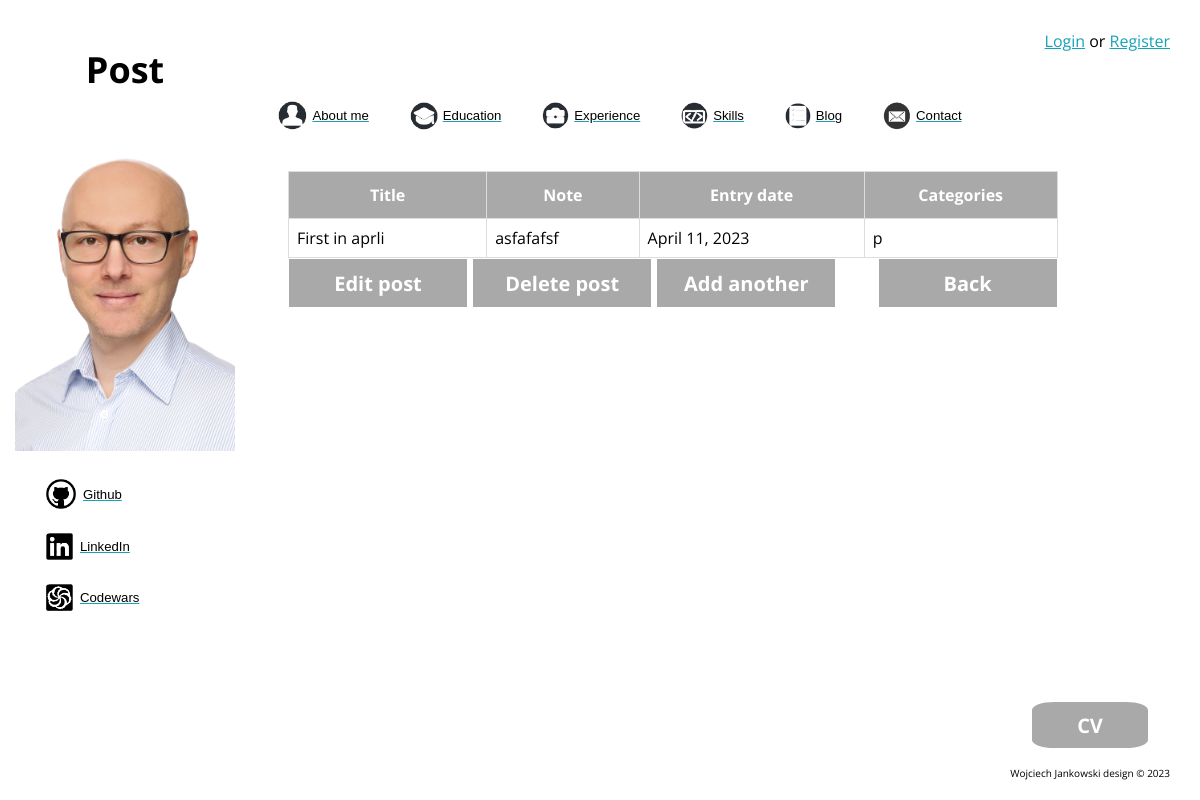
Screenshot of /blog/post/11/ with the database file from the repository.
### blog/models.py (models this page shows)
class Blog(models.Model):
    title = models.CharField(max_length=200)
    note = models.TextField()
    entry_date = models.DateField(auto_now=False)
    category = models.CharField(max_length=1, choices=(("p", "programming"), ("i", "interests"), ("l", "life")))
    author = models.CharField(max_length=30)
    class Meta:
        verbose_name = "Blog"
        verbose_name_plural = "Blog"

### blog/views.py (the view)
# urls.py: path("post/<int:id>/", views.post_detail, name="post_detail"),
def post_detail(request, id):
    post = get_object_or_404(Blog, id=id)
    ctx = {'post': post,
           'site_name': "Post"}
    return render(request=request, template_name='blog/post_details.html', context=ctx)

### blog/templates/blog/post_details.html
{% extends "aboutme/base.html" %}
{% load static %}
{% block main_content %}
<div class="container">
    <table id="data">
        <thead>
            <tr>
                <th>Title</th>
                <th>Note</th>
                <th>Entry date</th>
                <th>Categories</th>
            </tr>
        </thead>
        <tbody>
            <tr>
                <td>{{ post.title }}</td>
                <td>{{ post.note }}</td>
                <td>{{ post.entry_date }} </a> </td>
                <td>{{ post.category }}</td>
            </tr>
        </tbody>
    </table>
    <a href="{% url 'post_edit' post.id %}">
        <button class="next" style="display:inline-block;">Edit post</button></a>
    <a href="{% url 'post_delete' post.id %}">
        <button class="next" style="display:inline-block;">Delete post</button></a>
    <a href="{% url 'post_create' %}">
        <button class="next" style="display:inline-block;">Add another</button></a>
    <a href="{% url 'calendar_current' %}">
        <button class="next" style="float:right;">Back</button></a>
</div>
<a href="{% static 'aboutme/files/cv.pdf' %}"><button class="button">CV</button></a>
{% endblock %}

### aboutme/static/aboutme/css/style.css (style rules this page uses)
html { font-family: 'Open Sans', sans-serif; }
body { background-size: 100% 100%; background-repeat: no-repeat; background-position: top; background-attachment: fixed; }
.button { position: fixed; bottom: 50px; right: 50px; background-color: darkgrey; border: 2px solid white; border-radius: 20%; width: 120px; height: 50px; font-size: 20px; color: white; font-weight: bold; cursor: pointer; transition: all 0.25s; font-family: 'Open Sans', sans-serif; }
.next { background-color: darkgrey; border: 1px solid white; width: 180px; height: 50px; font-size: 20px; color: white; font-weight: bold; cursor: pointer; transition: all 0.25s; font-family: 'Open Sans', sans-serif; }
.container { width: 65%; height: auto; margin-left:280px; margin-top:40px; }
#data { border-collapse: collapse; width: 100%; border-radius: 10%; }
#data td, #data th { border: 1px solid #ddd; padding: 8px; }
#data th { padding-top: 12px; padding-bottom: 12px; text-align: center; background-color: darkgrey; color: white; }
a { color: #17a2b8; }

### rows the page displays
Blog: title "First in aprli", note "asfafafsf", entry_date "April 11, 2023", category "p"

### other values shown
{{ site_name }} "Post"
